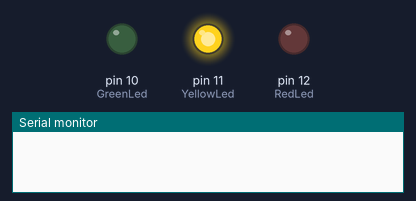
Recording of a sketch running on a simulated Arduino Uno, built with avr-gcc and run on an emulated ATmega328P. On the bench: output pins drawn as LEDs (lit = HIGH), the last lines printed to the serial monitor.

Above: at 1.0 s.
At 7.0 s:
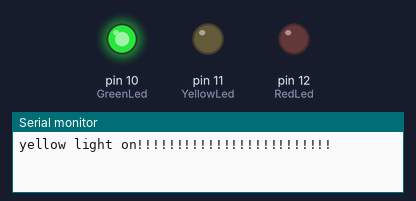
At 16.5 s:
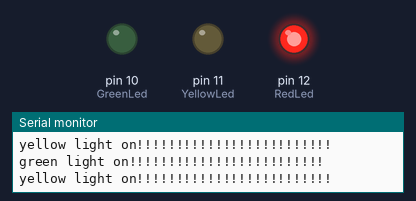
Timing chart, 0 to 24.7 s (numbered marks = the images above):
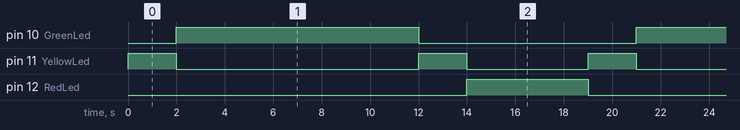

Measured:
- by itself, pin 10 (GreenLed): alternates HIGH for 10.0 s and LOW for 9.0 s
- by itself, pin 11 (YellowLed): repeats every 19.0 s: LOW 10.0 s, HIGH 2.0 s, LOW 5.0 s, HIGH 2.0 s
- by itself, pin 12 (RedLed): alternates HIGH for 5.0 s and LOW for 14.0 s

The sketch:

traffic_stopper.ino
```cpp
int GreenLed = 10;

int YellowLed = 11;

int RedLed = 12;

void setup() {
  // put your setup code here, to run once:

pinMode(GreenLed,OUTPUT);
pinMode(YellowLed,OUTPUT);
pinMode(RedLed,OUTPUT);

digitalWrite(GreenLed,LOW);
digitalWrite(YellowLed,LOW);
digitalWrite(RedLed,LOW);
Serial.begin(9600);

}

void loop() {
  // put your main code here, to run repeatedly:

  digitalWrite(GreenLed,LOW);
  digitalWrite(YellowLed,HIGH);
  digitalWrite(RedLed,LOW);
  delay(2000);
  Serial.println("yellow light on!!!!!!!!!!!!!!!!!!!!!!!!!");

  digitalWrite(GreenLed,HIGH);
  digitalWrite(YellowLed,LOW);
  digitalWrite(RedLed,LOW);
  delay(10000);
  Serial.println("green light on!!!!!!!!!!!!!!!!!!!!!!!!!");

  digitalWrite(GreenLed,LOW);
  digitalWrite(YellowLed,HIGH);
  digitalWrite(RedLed,LOW);
  delay(2000);
  Serial.println("yellow light on!!!!!!!!!!!!!!!!!!!!!!!!!");


  digitalWrite(GreenLed,LOW);
  digitalWrite(YellowLed,LOW);
  digitalWrite(RedLed,HIGH);
  delay(5000);
  Serial.println("Red light on!!!!!!!!!!!!!!!!!!!!!!!!!");


}
```
